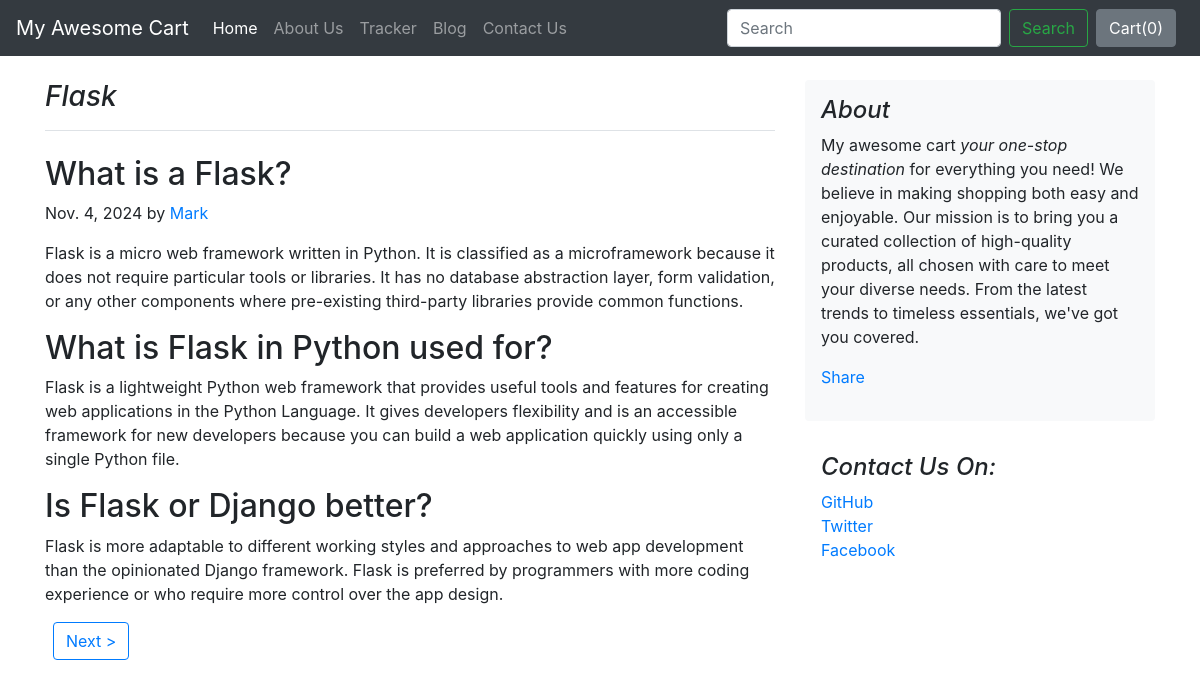
The page /blog/blogpost/1 on the database its author committed.
### blog/models.py (models this page shows, shortened)
class Blogpost(models.Model):
    post_id = models.AutoField(primary_key=True)
    title = models.CharField(max_length=50)
    head0 = models.CharField(max_length=500, default="")
    chead0 = models.CharField(max_length=5000, default="")
    head1 = models.CharField(max_length=500, default="")
    chead1 = models.CharField(max_length=5000, default="")
    head2 = models.CharField(max_length=500, default="")
    chead2 = models.CharField(max_length=5000, default="")
    pub_date = models.DateField()
    thumbnail = models.ImageField(upload_to='blog/images', default="")

### blog/views.py (the view)
# urls.py: path("blogpost/<int:id>", views.blogpost, name="blogPost"),
def blogpost(request, id):
    post = Blogpost.objects.filter(post_id=id)[0]
    return render(request, "blog/blogpost.html", {'post':post})

### blog/templates/blog/blogpost.html (shortened to what this page needs)
{% extends 'blog/basic.html' %}
{% block body %}
<div class="container ">
    <div class="row mt-4">
        <div class="col-md-8 blog-main">
            <h3 class="pb-3 mb-4 font-italic border-bottom">
                {{post.title}}
            </h3>
            <div class="blog-post">
                <h2 class="blog-post-title">{{post.head0}}</h2>
                <p class="blog-post-meta">{{post.pub_date}} by <a href="#">Mark</a></p>
                <p>{{post.chead0}}</p>
                <h2>{{post.head1}}</h2>
                <p>{{post.chead1}}</p>
                <h2>{{post.head2}}</h2>
                <p>{{post.chead2}}</p>
            </div>
            <div class="row mx-2 my-2">
                <a href="{{post.post_id|add:1}}"><button type="button" class="btn btn-outline-primary">Next ></button></a>
            </div>
        </div>
        <aside class="col-md-4 blog-sidebar">
            <div class="p-3 mb-3 bg-light rounded">
                <h4 class="font-italic">About</h4>
                <p class="mb-0 ">My awesome cart <em>your one-stop destination</em>  for everything you need! We believe in making shopping both easy and enjoyable. Our mission is to bring you a curated collection of high-quality products, all chosen with care to meet your diverse needs. From the latest trends to timeless essentials, we've got you covered.</p>
                <div class = "my-3 fb-share-button" data-href = "http://127.0.0.1:8000/blog/blogpost/{{post.post_id}}" data-layout = "button_count" data-size = "large" ><a target = " _blank" href = "https://www.facebook.com/sharer/sharer.php?u=http%3A%2F%2F127.0.0.1%3A8000%2Fblog%2Fblogpost%2F3&src=sdkpreparse" class = " fb-xfbml-parse-ignore" > Share </a></div>
            </div>
            <div class="p-3">
                <h4 class="font-italic">Contact Us On:</h4>
                <ol class="list-unstyled">
                    <li><a href="#">GitHub</a></li>
                    <li><a href="#">Twitter</a></li>
                    <li><a href="#">Facebook</a></li>
                </ol>
            </div>
        </aside>
    </div>
</div>
{% endblock %}

### rows shown on the page
Blogpost: title "Flask", head0 "What is a Flask?", pub_date "Nov. 4, 2024", chead0 "Flask is a micro web framework written in Python. It is classified as a microframework because it does not require particular tools or libraries. It has no database abstraction layer, form validation, or any other components where pre-existing third-party libraries provide common functions.", head1 "What is Flask in Python used for?", chead1 "Flask is a lightweight Python web framework that provides useful tools and features for creating web applications in the Python Language. It gives developers flexibility and is an accessible framework for new developers because you can build a web application quickly using only a single Python file.", head2 "Is Flask or Django better?", chead2 "Flask is more adaptable to different working styles and approaches to web app development than the opinionated Django framework. Flask is preferred by programmers with more coding experience or who require more control over the app design."
